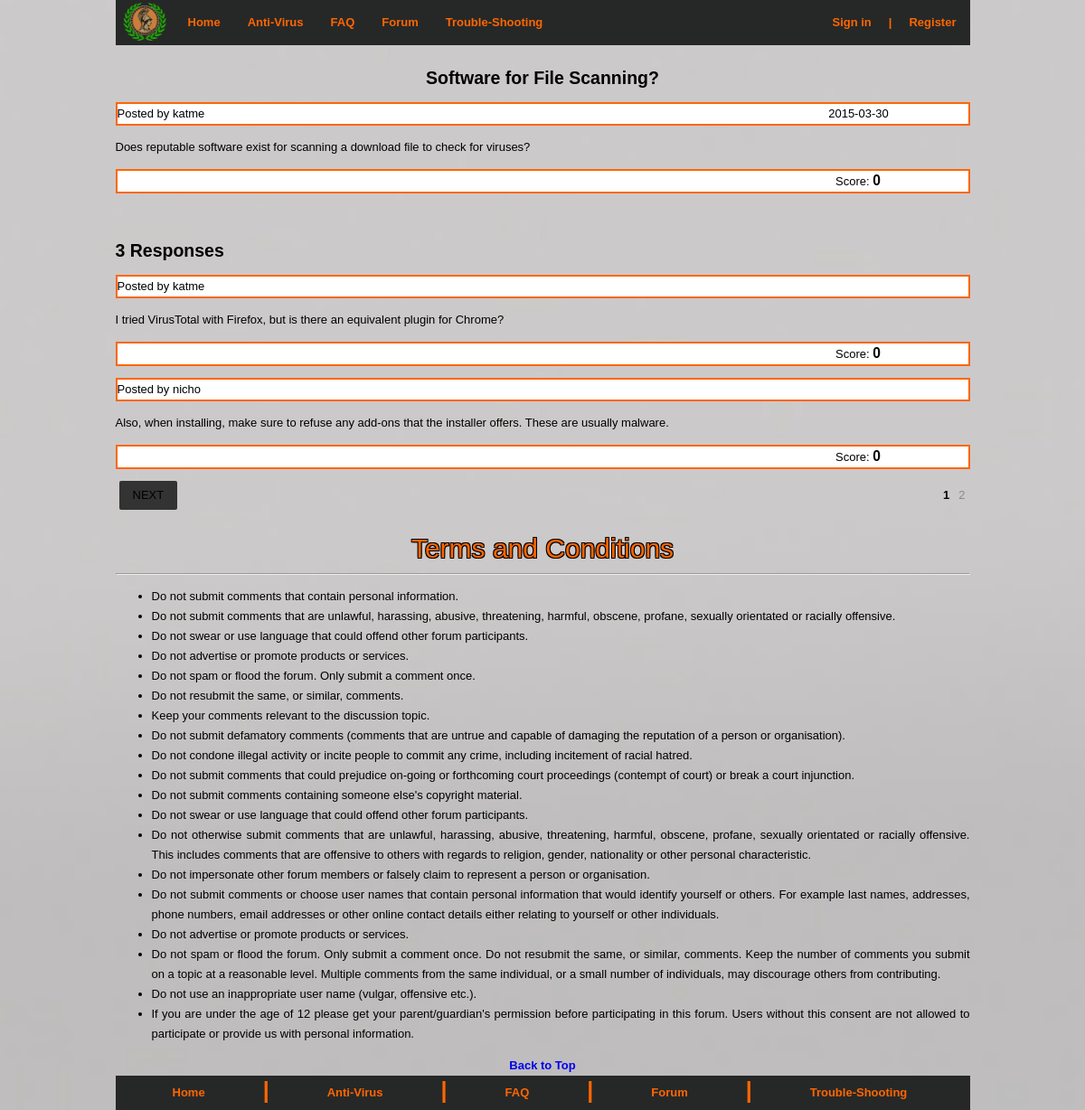
Page /questionResponse.php?qid=71&id=1 on the committed database.
### tables this page shows
CREATE TABLE `questiondetails` (
  `questionID` int(11) NOT NULL AUTO_INCREMENT,
  `questionText` text NOT NULL,
  `userID` int(11) NOT NULL,
  `questionTitle` text NOT NULL,
  `questionDate` date NOT NULL,
  `questionStatus` text NOT NULL,
  `categoryID` int(11) NOT NULL,
  `score` int(11) DEFAULT '0',
  PRIMARY KEY (`questionID`),
  KEY `userInformation` (`userID`),
  KEY `categoryID` (`categoryID`),
  CONSTRAINT `questiondetails_ibfk_1` FOREIGN KEY (`categoryID`) REFERENCES `categories` (`categoryID`),
  CONSTRAINT `userInformation` FOREIGN KEY (`userID`) REFERENCES `userdetails` (`userID`) ON DELETE CASCADE ON UPDATE CASCADE
);

CREATE TABLE `userdetails` (
  `userID` int(11) NOT NULL AUTO_INCREMENT,
  `userNickname` text NOT NULL,
  `userEmail` text NOT NULL,
  `userFirstName` text NOT NULL,
  `userLastName` text NOT NULL,
  `userPassword` text NOT NULL,
  `IPAddr1` text,
  `IPAddr2` text,
  `reputationPoints` int(11) DEFAULT '0',
  PRIMARY KEY (`userID`)
);

CREATE TABLE `responsedetails` (
  `responseID` int(11) NOT NULL AUTO_INCREMENT,
  `userID` int(11) NOT NULL,
  `questionID` int(11) NOT NULL,
  `score` int(11) NOT NULL,
  `responseDate` date NOT NULL,
  `preferredAnswer` enum('T','F') NOT NULL,
  `responseContent` tinytext,
  PRIMARY KEY (`responseID`),
  KEY `fk_responseuser` (`userID`),
  KEY `fkresponse` (`questionID`),
  CONSTRAINT `fkresponse` FOREIGN KEY (`questionID`) REFERENCES `questiondetails` (`questionID`) ON DELETE CASCADE,
  CONSTRAINT `responsedetails_ibfk_1` FOREIGN KEY (`userID`) REFERENCES `userdetails` (`userID`) ON DELETE CASCADE ON UPDATE CASCADE,
  CONSTRAINT `responsedetails_ibfk_2` FOREIGN KEY (`questionID`) REFERENCES `questiondetails` (`questionID`)
);

### questionResponse.php (the view, shortened to what this page needs)
<!DOCTYPE html>
<html lang="en">
<head>
<link rel="stylesheet" type="text/css" href="CSS/mystyle.css"/>
</head>
<body>
<?php
		$loggedIn = "false";
		$questionID = $_GET['qid'];
	if (!isset($_SESSION['categoryID']) || $_SESSION['categoryID'] == '')
		{
			$responseCategoryID = $_GET['cID'];
		}
		$responseID = $questionID;
?>
	<div id = "nav">
		<nav>
			<ul>
			<div id = "navlogofloat">
				<a href="index.php"><img src="Images/athenalogo.png" alt="Athena Security" title="Athena Security" height="50" width="65"></a>
			</div>
				<li><a href="index.php">Home</a></li>
				<li><a href="anti-virus.php">Anti-Virus</a></li>
				<li><a href="FAQ.php">FAQ</a></li>
				<li><a href="forumMenu.php">Forum</a></li>
				<li><a href="Trouble-shooting.php">Trouble-Shooting</a></li>
				<div id = "nav2">
					<nav>
						<ul>
						<?php
						if($loggedIn == "false")
						{
							echo "<li><b></li></b>";
						}
							?>
						</ul>
					</nav>
				</div>
				<div id = "nav3">
					<nav>
						<ul>
							<?php
							if ($loggedIn == "false")
							{
							echo"<li><a href='registryTest.php'>Register</a></li>";
							echo "<li><b>|</b></li>";
							echo "<li><a href=loginTest.php>Sign in</a></li>";
							}
							?>
						</ul>
					</nav>
				</div>
			</ul>
		</nav>
	</div>
	<?php
		$responseQuery = "SELECT userID FROM questionDetails
			WHERE questionID = '$responseID'";
			$result = mysql_query($responseQuery);
			$row = mysql_fetch_row($result);
			$posterID = $row[0];
		$sectionQuery = "SELECT title FROM categories WHERE categoryID = '$responseCategoryID'";
		$result = mysql_query($sectionQuery);
		$row = mysql_fetch_row($result);
		$categoryTitle = $row[0];
		echo "<br><br><center><div id = heading5>$categoryTitle</div></center>";
		$responseQuery = "SELECT questionTitle FROM questionDetails WHERE questionID = '$responseID'";
		$result = mysql_query($responseQuery);
		$row = mysql_fetch_row($result);
		$questionTitle = $row[0];
		echo "<center><h2 id='questionFormat' >$questionTitle</h2></center>";
		$responseQuery = "SELECT userNickname FROM userDetails INNER JOIN questionDetails
		ON userDetails.userID = questionDetails.userID
		WHERE questionID = '$responseID'";
		$result = mysql_query($responseQuery);
		$row = mysql_fetch_row($result);
		$userNickname = $row[0];
		$responseQuery2 = "SELECT questionDate FROM questionDetails
		WHERE questionID = '$responseID'";
		$result2 = mysql_query($responseQuery2);
		$row2 = mysql_fetch_row($result2);
		$dateStamp = $row2[0];
		echo "<p id='questionTitle2'>Posted by $userNickname &nbsp;&nbsp;&nbsp;&nbsp;&nbsp;&nbsp;&nbsp;&nbsp;&nbsp;&nbsp;&nbsp;&nbsp;&nbsp;&nbsp;&nbsp;&nbsp;&nbsp;&nbsp;&nbsp;&nbsp;&nbsp;&nbsp;&nbsp;&nbsp;&nbsp;&nbsp;&nbsp;&nbsp;&nbsp;&nbsp;&nbsp;&nbsp;&nbsp;&nbsp;&nbsp; &nbsp; &nbsp;&nbsp;&nbsp;&nbsp;&nbsp;&nbsp;&nbsp;&nbsp;&nbsp;&nbsp;&nbsp;&nbsp;&nbsp;&nbsp;&nbsp;&nbsp;&nbsp;&nbsp;&nbsp;&nbsp;&nbsp;&nbsp;&nbsp;&nbsp;&nbsp;&nbsp;&nbsp;&nbsp;&nbsp;&nbsp;&nbsp;&nbsp;&nbsp;&nbsp;&nbsp;&nbsp; &nbsp; &nbsp;&nbsp;&nbsp;&nbsp;&nbsp;&nbsp;&nbsp;&nbsp;&nbsp;&nbsp;&nbsp;&nbsp;&nbsp;&nbsp;&nbsp;&nbsp;&nbsp;&nbsp;&nbsp;&nbsp;&nbsp;&nbsp;&nbsp;&nbsp;&nbsp;&nbsp;&nbsp;&nbsp;&nbsp;&nbsp;&nbsp;&nbsp;&nbsp;&nbsp;&nbsp;&nbsp; &nbsp; &nbsp;&nbsp;&nbsp;&nbsp;&nbsp;&nbsp;&nbsp;&nbsp;&nbsp;&nbsp;&nbsp;&nbsp;&nbsp;&nbsp;&nbsp;&nbsp;&nbsp;&nbsp;&nbsp;&nbsp;&nbsp;&nbsp;&nbsp;&nbsp;&nbsp;&nbsp;&nbsp;&nbsp;&nbsp;&nbsp;&nbsp;&nbsp;&nbsp;&nbsp;&nbsp;&nbsp;&nbsp;&nbsp;&nbsp;&nbsp;&nbsp;&nbsp;&nbsp;&nbsp;&nbsp;&nbsp;&nbsp;&nbsp;&nbsp;&nbsp;&nbsp;&nbsp;&nbsp;&nbsp;&nbsp;&nbsp;&nbsp;&nbsp;&nbsp;&nbsp;&nbsp;&nbsp;&nbsp;&nbsp;&nbsp;&nbsp;&nbsp;&nbsp;&nbsp;&nbsp;&nbsp;&nbsp;&nbsp;&nbsp;$dateStamp</p>";
		$responseQuery = "SELECT questionText FROM questionDetails WHERE questionID = '$responseID'";
		$result = mysql_query($responseQuery);
		$row = mysql_fetch_row($result);
		$questionContent = $row[0];
		echo "<p>$questionContent</p>";
		$responseQuery = "SELECT score FROM questionDetails WHERE questionID = '$responseID'";
		$result = mysql_query($responseQuery);
		$row = mysql_fetch_row($result);
		$score = $row[0];
			$sameUser = "";
		if ($posterID != $_SESSION['userID'])
			{
				$sameUser = "false";
			}
		if ($sameUser == "true" or $loggedIn == "false")
		{
		echo "<p id=questionTitle2> &nbsp;&nbsp;&nbsp;&nbsp;&nbsp;&nbsp;&nbsp;&nbsp;&nbsp;&nbsp;&nbsp;&nbsp;&nbsp;&nbsp;&nbsp;&nbsp;&nbsp;&nbsp;&nbsp;&nbsp;&nbsp;&nbsp;&nbsp;&nbsp;&nbsp;&nbsp;&nbsp;&nbsp;&nbsp;&nbsp;&nbsp;&nbsp;&nbsp;&nbsp;&nbsp;&nbsp;&nbsp;&nbsp;&nbsp;&nbsp;&nbsp;&nbsp;&nbsp;&nbsp;&nbsp;&nbsp;&nbsp;&nbsp;&nbsp;&nbsp;&nbsp;&nbsp;&nbsp;&nbsp;&nbsp;&nbsp;&nbsp;&nbsp;&nbsp;&nbsp;&nbsp;&nbsp;&nbsp;&nbsp;&nbsp;&nbsp;&nbsp;&nbsp;&nbsp;&nbsp;&nbsp;&nbsp;&nbsp;&nbsp;&nbsp;&nbsp;&nbsp;&nbsp;&nbsp;&nbsp;&nbsp;&nbsp;&nbsp;&nbsp;&nbsp;&nbsp;&nbsp;&nbsp;&nbsp;&nbsp;&nbsp;&nbsp;&nbsp;&nbsp;&nbsp;&nbsp;&nbsp;&nbsp;&nbsp;&nbsp;&nbsp;&nbsp;&nbsp;&nbsp;&nbsp;&nbsp;&nbsp;&nbsp;&nbsp;&nbsp;&nbsp;&nbsp;&nbsp;&nbsp;&nbsp;&nbsp;&nbsp;&nbsp;&nbsp;&nbsp;&nbsp;&nbsp;&nbsp;&nbsp;&nbsp;&nbsp;&nbsp;&nbsp;&nbsp;&nbsp;&nbsp;&nbsp;&nbsp;&nbsp;&nbsp;&nbsp;&nbsp;&nbsp;&nbsp;&nbsp;&nbsp;&nbsp;&nbsp;&nbsp;&nbsp;&nbsp;&nbsp;&nbsp;&nbsp;&nbsp;&nbsp;&nbsp;&nbsp;&nbsp;&nbsp;&nbsp;&nbsp;&nbsp;&nbsp;&nbsp;&nbsp;&nbsp;&nbsp;&nbsp;&nbsp;&nbsp;&nbsp;&nbsp;&nbsp;&nbsp;&nbsp;&nbsp;&nbsp;&nbsp;&nbsp;&nbsp;&nbsp;&nbsp;&nbsp;&nbsp;&nbsp;&nbsp;&nbsp;&nbsp;&nbsp;&nbsp;&nbsp;&nbsp;&nbsp;&nbsp;&nbsp;&nbsp;&nbsp;&nbsp;&nbsp;&nbsp;&nbsp;&nbsp;&nbsp;&nbsp;&nbsp;&nbsp;&nbsp;&nbsp;&nbsp;&nbsp;&nbsp;&nbsp;&nbsp;&nbsp;&nbsp;&nbsp;&nbsp;&nbsp;&nbsp;&nbsp;&nbsp;&nbsp;&nbsp;&nbsp;Score: <big><b>$score</b></big>
		</p> ";
		}
		echo "<br>";
		$rows=mysql_num_rows(mysql_query("SELECT responseContent, userID FROM responseDetails WHERE questionID = $responseID"));
		if ($rows > 1)
			{
				echo "<h2>$rows Responses</h2>";
			}
		$start=0;
		$limit=2;
if(isset($_GET['id']))
{
	$id=$_GET['id'];
	$start=($id-1)*$limit;
}
$query=mysql_query("SELECT responseID, responseContent, responseDetails.userID, userNickname, score FROM responseDetails INNER JOIN userDetails ON responseDetails.userID = userDetails.userID WHERE questionID = $responseID ORDER BY responseID DESC LIMIT $start, $limit");
	while($query2=mysql_fetch_array($query))
		{
			echo "<p id=questionTitle2> Posted by ".$query2['userNickname']."</p>";
			echo "<p>".$query2['responseContent']."</p>";
			$responsePosterID = $query2['userID'];
			$score2 = $query2['score'];
			if ($responsePosterID != $_SESSION['userID'])
			{
				$sameUser = "false";
			}
		if ($sameUser == "true" or $loggedIn == "false")
		{
		echo "<p id=questionTitle2> &nbsp;&nbsp;&nbsp;&nbsp;&nbsp;&nbsp;&nbsp;&nbsp;&nbsp;&nbsp;&nbsp;&nbsp;&nbsp;&nbsp;&nbsp;&nbsp;&nbsp;&nbsp;&nbsp;&nbsp;&nbsp;&nbsp;&nbsp;&nbsp;&nbsp;&nbsp;&nbsp;&nbsp;&nbsp;&nbsp;&nbsp;&nbsp;&nbsp;&nbsp;&nbsp;&nbsp;&nbsp;&nbsp;&nbsp;&nbsp;&nbsp;&nbsp;&nbsp;&nbsp;&nbsp;&nbsp;&nbsp;&nbsp;&nbsp;&nbsp;&nbsp;&nbsp;&nbsp;&nbsp;&nbsp;&nbsp;&nbsp;&nbsp;&nbsp;&nbsp;&nbsp;&nbsp;&nbsp;&nbsp;&nbsp;&nbsp;&nbsp;&nbsp;&nbsp;&nbsp;&nbsp;&nbsp;&nbsp;&nbsp;&nbsp;&nbsp;&nbsp;&nbsp;&nbsp;&nbsp;&nbsp;&nbsp;&nbsp;&nbsp;&nbsp;&nbsp;&nbsp;&nbsp;&nbsp;&nbsp;&nbsp;&nbsp;&nbsp;&nbsp;&nbsp;&nbsp;&nbsp;&nbsp;&nbsp;&nbsp;&nbsp;&nbsp;&nbsp;&nbsp;&nbsp;&nbsp;&nbsp;&nbsp;&nbsp;&nbsp;&nbsp;&nbsp;&nbsp;&nbsp;&nbsp;&nbsp;&nbsp;&nbsp;&nbsp;&nbsp;&nbsp;&nbsp;&nbsp;&nbsp;&nbsp;&nbsp;&nbsp;&nbsp;&nbsp;&nbsp;&nbsp;&nbsp;&nbsp;&nbsp;&nbsp;&nbsp;&nbsp;&nbsp;&nbsp;&nbsp;&nbsp;&nbsp;&nbsp;&nbsp;&nbsp;&nbsp;&nbsp;&nbsp;&nbsp;&nbsp;&nbsp;&nbsp;&nbsp;&nbsp;&nbsp;&nbsp;&nbsp;&nbsp;&nbsp;&nbsp;&nbsp;&nbsp;&nbsp;&nbsp;&nbsp;&nbsp;&nbsp;&nbsp;&nbsp;&nbsp;&nbsp;&nbsp;&nbsp;&nbsp;&nbsp;&nbsp;&nbsp;&nbsp;&nbsp;&nbsp;&nbsp;&nbsp;&nbsp;&nbsp;&nbsp;&nbsp;&nbsp;&nbsp;&nbsp;&nbsp;&nbsp;&nbsp;&nbsp;&nbsp;&nbsp;&nbsp;&nbsp;&nbsp;&nbsp;&nbsp;&nbsp;&nbsp;&nbsp;&nbsp;&nbsp;&nbsp;&nbsp;&nbsp;&nbsp;&nbsp;&nbsp;&nbsp;&nbsp;&nbsp;&nbsp;&nbsp;&nbsp;&nbsp;&nbsp;&nbsp;Score: <big><b>$score2</b></big>
		</p> ";
		}
		}
$newTotal = 0;
$newQuery = "SELECT responseContent, userID FROM responseDetails WHERE questionID = $responseID";
$responseList = mysql_query($newQuery);
while ($response = mysql_fetch_array($responseList))
				{
						$newTotal = $newTotal + 1;
				}
$total=ceil($newTotal/$limit);
if($id<$total)
{
	echo "<a href='?qid=$responseID&id=".($id+1)."' class='button'>NEXT</a>";
}
echo "<ul class='page'>";
		for($i=1;$i<=$total;$i++)
		{
			if($i==$id) { echo "<li class='current'>".$i."</li>"; }
			else { echo "<li><a href='questionResponse.php?qid=$responseID&id=".$i."'>".$i."</a></li>"; }
		}
echo "</ul>";
echo "<br><br>";
	?>
	<div id = "heading4">
		Terms and Conditions
		</div>
		<hr>
		<ul>
		<li>Do not submit comments that contain personal information.</li>
		<li>Do not submit comments that are unlawful, harassing, abusive, threatening, harmful, obscene, profane, sexually orientated or racially offensive.</li>
		<li>Do not swear or use language that could offend other forum participants.</li>
		<li>Do not advertise or promote products or services.</li>
		<li>Do not spam or flood the forum. Only submit a comment once.</li>
		<li>Do not resubmit the same, or similar, comments.</li>
		<li>Keep your comments relevant to the discussion topic.</li>
		<li>Do not submit defamatory comments (comments that are untrue and capable of damaging the reputation of a person or organisation).</li>
		<li>Do not condone illegal activity or incite people to commit any crime, including incitement of racial hatred.</li>
		<li>Do not submit comments that could prejudice on-going or forthcoming court proceedings (contempt of court) or break a court injunction.</li>
		<li>Do not submit comments containing someone else's copyright material.</li>
		<li>Do not swear or use language that could offend other forum participants.</li>
		<li>Do not otherwise submit comments that are unlawful, harassing, abusive, threatening, harmful, obscene, profane, sexually orientated or racially offensive. This includes comments that are offensive to others with regards to religion, gender, nationality or other personal characteristic.</li>
		<li>Do not impersonate other forum members or falsely claim to represent a person or organisation.</li>
		<li>Do not submit comments or choose user names that contain personal information that would identify yourself or others. For example last names, addresses, phone numbers, email addresses or other online contact details either relating to yourself or other individuals.</li>
		<li>Do not advertise or promote products or services. </li>
		<li>Do not spam or flood the forum. Only submit a comment once. Do not resubmit the same, or similar, comments. Keep the number of comments you submit on a topic at a reasonable level. Multiple comments from the same individual, or a small number of individuals, may discourage others from contributing. </li>
		<li>Do not use an inappropriate user name (vulgar, offensive etc.).</li>
		<li>If you are under the age of 12 please get your parent/guardian's permission before participating in this forum. Users without this consent are not allowed to participate or provide us with personal information.</li>
		</ul>
		<div id = "gototop">
			<b><a href='#top'>Back to Top</a></b>
		</div>
	<div id="footer">
			<ul>
				<li><a href="index.php">Home</a></li>
				<li><b>|</b></li>
				<li><a href="anti-virus.php">Anti-Virus</a></li>
				<li><b>|</b></li>
				<li><a href="FAQ.php">FAQ</a></li>
				<li><b>|</b></li>
				<li><a href="forumMenu.php">Forum</a></li>
				<li><b>|</b></li>
				<li><a href="Trouble-shooting.php">Trouble-Shooting</a></li>
			</ul>
	</div>
</body>
</html>

### CSS/mystyle.css (style rules this page uses)
footer, nav { display:block; }
body { height:100%; padding:0px; margin:0 auto; width:945px; font:13px/22px Helveltica, Arial, "sans-serif"; position:relative; top:0; text-align:justify; background-image: url("../Images/background.jpg"); -webkit-background-size: cover; -moz-background-size: cover; -o-background-size: cover; background-size: cover; vertical-align: middle; }
p { width:941px; }
#navlogofloat { float:left; }
#nav { height:50px; width:945px; float:left; padding:0; background-color:#262827; }
#nav ul { list-style:none; width:945px; margin:0 auto; padding:0; }
#nav li { float:left; }
#nav li a { display:block; padding:14px 15px; text-decoration:none; font-weight:bold; color:#FF6600; }
#nav2 ul { list-style:none; width:100%; }
#nav2 li b { display:block; padding:14px 5px; text-decoration:none; font-weight:bold; color:#FF6600; padding-left:90px; }
#nav3 li { float:right; }
#nav3 ul { list-style:none; width:100%; }
#nav3 li a { display:block; padding:14px 15px; text-decoration:none; font-weight:bold; color:#FF6600; }
#nav3 li b { display:block; padding:14px 4px; text-decoration:none; font-weight:bold; color:#FF6600; }
#heading4 { text-align: center; font-size: 30px; font-weight: 5px; margin:0px; padding-top:20px; padding-bottom:10px; color: #FF6600; text-shadow: -1px -1px 0 #000, 1px -1px 0 #000, -1px 1px 0 #000, 1px 1px 0 #000; }
#heading5 { text-align: center; font-size: 30px; font-weight: 5px; margin:0px; padding-top:15px; color: #FF6600; text-shadow: -1px -1px 0 #000, 1px -1px 0 #000, -1px 1px 0 #000, 1px 1px 0 #000; }
a:link, a:visited { color: inherit; text-decoration: none; }
#gototop { text-align:center; color:#0000EE; }
#questionTitle2 { border-style: solid; border-width: 2px; border-color: #FF6600; background-color: white; }
.page { float: right; margin: 0; padding: 0; }
.page li { list-style: none; display:inline-block; }
.page li a, .current { display: block; padding: 5px; text-decoration: none; color: #8A8A8A; }
.current { font-weight:bold; color: #000; }
.button { padding: 5px 15px; text-decoration: none; background: #333; color: #F3F3F3; font-size: 13PX; border-radius: 2PX; margin: 0 4PX; display: block; float: left; }
#footer { width:945px; float:left; margin:0 0 0em 0; padding:0; background-color:#262827; position:relative; bottom:0; }
#footer ul { list-style:none; width:945px; margin:0 auto; padding:0; }
#footer li { float:left; }
#footer li a { display:block; padding:8px 63px; text-decoration:none; font-weight:bold; color:#FF6600; }
#footer li b { display:block; padding:8px 1px; padding-top:5px; font-weight:bold; color:#FF6600; font-size:25px; }

### rows in the picture
questiondetails: questionTitle "Software for File Scanning?", questionDate "2015-03-30", questionText "Does reputable software exist for scanning a download file to check for viruses?", score "0"
userdetails: userNickname "katme"
responsedetails: userID.userNickname "katme", responseContent "I tried VirusTotal with Firefox, but is there an equivalent plugin for Chrome?", score "0"
responsedetails: userID.userNickname "nicho", responseContent "Also, when installing, make sure to refuse any add-ons that the installer offers. These are usually malware.", score "0"

### other values in the picture
$rows "3"
